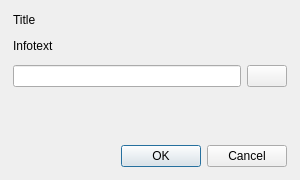
<?xml version="1.0" encoding="UTF-8"?>
<ui version="4.0">
 <class>GetTextDialogPopup</class>
 <widget class="QDialog" name="GetTextDialogPopup">
  <property name="geometry">
   <rect>
    <x>0</x>
    <y>0</y>
    <width>300</width>
    <height>180</height>
   </rect>
  </property>
  <property name="windowTitle">
   <string>Dialog</string>
  </property>
  <layout class="QVBoxLayout" name="verticalLayout_2">
   <property name="leftMargin">
    <number>4</number>
   </property>
   <property name="topMargin">
    <number>4</number>
   </property>
   <property name="rightMargin">
    <number>4</number>
   </property>
   <property name="bottomMargin">
    <number>4</number>
   </property>
   <item>
    <widget class="QFrame" name="frame">
     <property name="frameShape">
      <enum>QFrame::Shape::NoFrame</enum>
     </property>
     <property name="frameShadow">
      <enum>QFrame::Shadow::Raised</enum>
     </property>
     <layout class="QVBoxLayout" name="verticalLayout">
      <property name="spacing">
       <number>12</number>
      </property>
      <item>
       <widget class="QLabel" name="titleLabel">
        <property name="styleSheet">
         <string notr="true">font: bold 12pt &quot;Segoe UI&quot;;</string>
        </property>
        <property name="text">
         <string>Title</string>
        </property>
       </widget>
      </item>
      <item>
       <widget class="QLabel" name="textLabel">
        <property name="styleSheet">
         <string notr="true">font: 10pt &quot;Segoe UI&quot;;</string>
        </property>
        <property name="text">
         <string>Infotext</string>
        </property>
        <property name="wordWrap">
         <bool>true</bool>
        </property>
       </widget>
      </item>
      <item>
       <widget class="QFrame" name="frame_2">
        <property name="frameShape">
         <enum>QFrame::Shape::NoFrame</enum>
        </property>
        <property name="frameShadow">
         <enum>QFrame::Shadow::Raised</enum>
        </property>
        <layout class="QHBoxLayout" name="horizontalLayout">
         <property name="leftMargin">
          <number>0</number>
         </property>
         <property name="topMargin">
          <number>0</number>
         </property>
         <property name="rightMargin">
          <number>0</number>
         </property>
         <property name="bottomMargin">
          <number>0</number>
         </property>
         <item>
          <widget class="QLineEdit" name="lineEdit"/>
         </item>
         <item>
          <widget class="QPushButton" name="btnClearLineEdit">
           <property name="text">
            <string/>
           </property>
          </widget>
         </item>
        </layout>
       </widget>
      </item>
      <item>
       <spacer name="verticalSpacer">
        <property name="orientation">
         <enum>Qt::Orientation::Vertical</enum>
        </property>
        <property name="sizeHint" stdset="0">
         <size>
          <width>20</width>
          <height>40</height>
         </size>
        </property>
       </spacer>
      </item>
      <item>
       <widget class="QDialogButtonBox" name="buttonBox">
        <property name="orientation">
         <enum>Qt::Orientation::Horizontal</enum>
        </property>
        <property name="standardButtons">
         <set>QDialogButtonBox::StandardButton::Cancel|QDialogButtonBox::StandardButton::Ok</set>
        </property>
       </widget>
      </item>
     </layout>
    </widget>
   </item>
  </layout>
 </widget>
 <resources/>
 <connections>
  <connection>
   <sender>buttonBox</sender>
   <signal>accepted()</signal>
   <receiver>GetTextDialogPopup</receiver>
   <slot>accept()</slot>
   <hints>
    <hint type="sourcelabel">
     <x>248</x>
     <y>254</y>
    </hint>
    <hint type="destinationlabel">
     <x>157</x>
     <y>274</y>
    </hint>
   </hints>
  </connection>
  <connection>
   <sender>buttonBox</sender>
   <signal>rejected()</signal>
   <receiver>GetTextDialogPopup</receiver>
   <slot>reject()</slot>
   <hints>
    <hint type="sourcelabel">
     <x>316</x>
     <y>260</y>
    </hint>
    <hint type="destinationlabel">
     <x>286</x>
     <y>274</y>
    </hint>
   </hints>
  </connection>
 </connections>
</ui>
